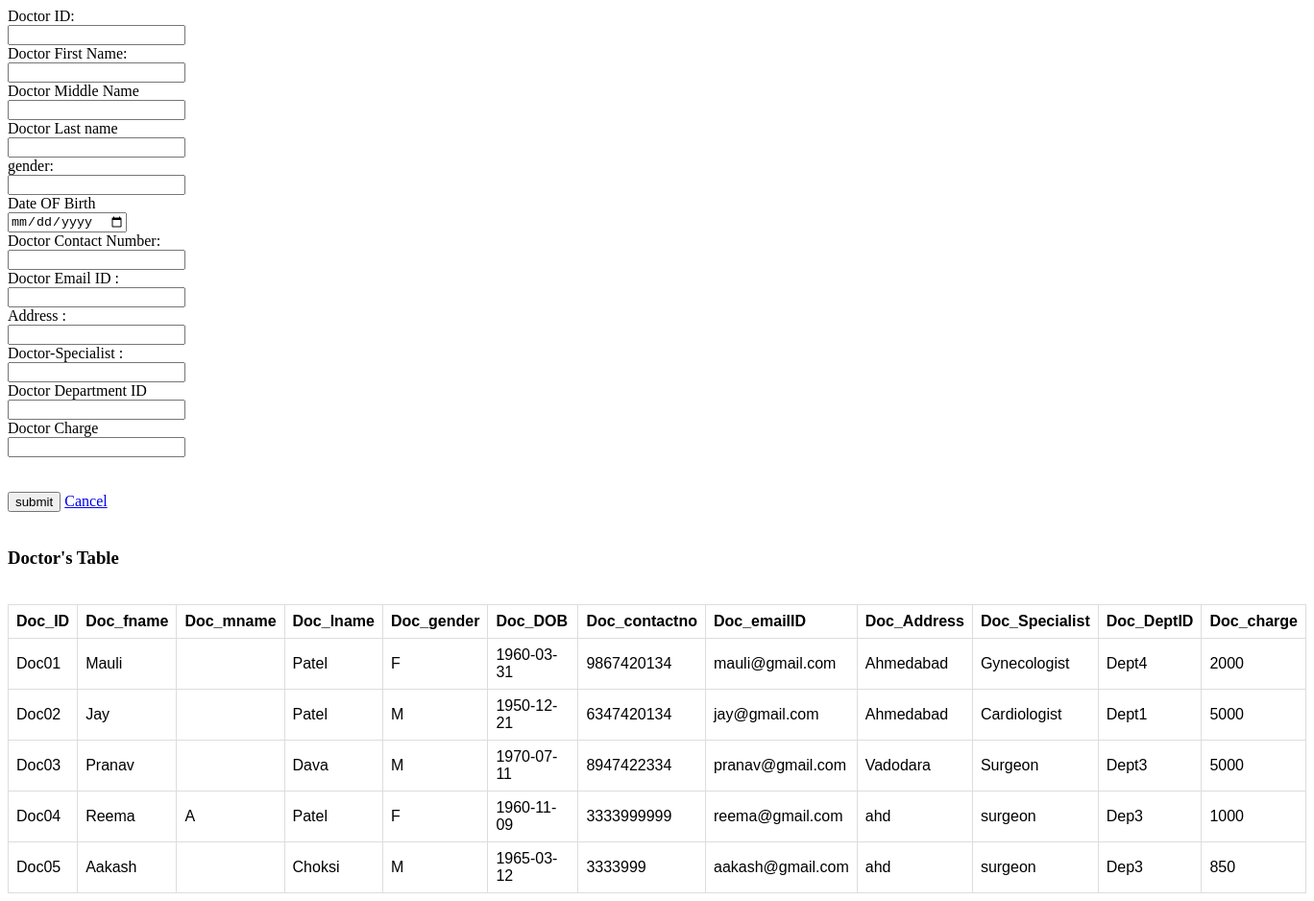
The app's page /Hospital_management_PhpProject/inser_doc_process.php with its own data.
### tables this page shows
CREATE TABLE Doctor_info(Doc_ID varchar(6) PRIMARY KEY,
						 Doc_fname VARCHAR(20) NOT NULL,
						 Doc_mname VARCHAR(20),
						 Doc_lname VARCHAR(20) NOT NULL,
						 Doc_gender VARCHAR(2) NOT NULL,
						 Doc_DOB DATE NOT NULL,
						 Doc_contactno BIGINT NOT NULL,
						 Doc_emailID VARCHAR(50) unique check(doc_emailID=lower(doc_emailID)),
						 Doc_Address VARCHAR(250),
						 Doc_Specialist VARCHAR(50),
						 Doc_DeptID varchar(6),
                         FOREIGN KEY (Doc_DeptID) references Department(Dept_ID),
						 Doc_charge INT
						 );

### Hospital_management_PhpProject/inser_doc_process.php (the view, shortened to what this page needs)
<!DOCTYPE html>
<html>
  <body>
      <link rel="stylesheet" href="style.css">
      <form method="post" action="insert_doctor.php">
                Doctor ID:<br>
                <input type="text" name="Doc_ID">
		<br>
                Doctor First Name:<br>
                <input type="text" name="Doc_fname">
		<br>
                Doctor Middle Name<br>
                <input type="text" name="Doc_mname">
		<br>
                Doctor Last name<br>
                <input type="text" name="Doc_lname">
		<br>
                gender:<br>
                <input type="text" name="Doc_gender">
		<br>
                Date OF Birth<br>
                <input type="date" name="Doc_DOB">
		<br>
                Doctor Contact Number:<br>
                <input type="number" name="Doc_contactno">
		<br>
                Doctor Email ID :<br>
                <input type="email" name="Doc_emailID">
		<br>
                Address :<br>
                <input type="text" name="Doc_Address">
		<br>
                Doctor-Specialist :<br>
                <input type="text" name="Doc_Specialist">
		<br>
                Doctor Department ID<br>
                <input type="text" name="Doc_DeptID">
		<br>
                Doctor Charge<br>
                <input type="number" name="Doc_charge">
		<br>
                <br><br>
  <input type="submit" name="save" value="submit">
                <a class="btn btn-link ml-2" href="welcome.php">Cancel</a>
     </form>
  </body>
</html>
<h3>Doctor's Table</h3>
<?php
$mysqli = new mysqli("localhost", "root", "root", "HospitalP");
$sql = "SELECT * FROM Doctor_info";
if($result = $mysqli->query($sql)){
    if($result->num_rows > 0){
        echo "<table>";
            echo "<tr>";
            echo "<th>Doc_ID</th>";
            echo "<th>Doc_fname</th>";
            echo "<th>Doc_mname</th>";
            echo "<th>Doc_lname</th>";
            echo "<th>Doc_gender</th>";
            echo "<th>Doc_DOB</th>";
            echo "<th>Doc_contactno</th>";
            echo "<th>Doc_emailID</th>";
            echo "<th>Doc_Address</th>";
            echo "<th>Doc_Specialist</th>";
            echo "<th>Doc_DeptID</th>";
            echo "<th>Doc_charge</th>";
            echo "</tr>";
        while($row = $result->fetch_array()){
            echo "<tr>";
            echo "<td>" . $row['Doc_ID'] . "</td>";
            echo "<td>" . $row['Doc_fname'] . "</td>";
            echo "<td>" . $row['Doc_mname'] . "</td>";
            echo "<td>" . $row['Doc_lname'] . "</td>";
            echo "<td>" . $row['Doc_gender'] . "</td>";
            echo "<td>" . $row['Doc_DOB'] . "</td>";
            echo "<td>" . $row['Doc_contactno'] . "</td>";
            echo "<td>" . $row['Doc_emailID'] . "</td>";
            echo "<td>" . $row['Doc_Address'] . "</td>";
            echo "<td>" . $row['Doc_Specialist'] . "</td>";
            echo "<td>" . $row['Doc_DeptID'] . "</td>";
            echo "<td>" . $row['Doc_charge'] . "</td>";
            echo "</tr>";
        }
        echo "</table>";
    } else{
        echo "No records matching your query were found.";
    }
} else{
    echo "ERROR: Could not able to execute $sql. " . $mysqli->error;
}
?>

### Hospital_management_PhpProject/style.css (style rules this page uses)
table { font-family: arial, sans-serif; border-collapse: collapse; width: 100%; }
td, th { border: 1px solid #dddddd; text-align: left; padding: 8px; }
tr:nth-child(even) { background-color: white; }

### records on screen
doctor_info: Doc_ID "Doc01", Doc_fname "Mauli", Doc_lname "Patel", Doc_gender "F", Doc_DOB "1960-03-31", Doc_contactno "9867420134", Doc_emailID "mauli@gmail.com", Doc_Address "Ahmedabad", Doc_Specialist "Gynecologist", Doc_DeptID "Dept4", Doc_charge "2000"
doctor_info: Doc_ID "Doc02", Doc_fname "Jay", Doc_lname "Patel", Doc_gender "M", Doc_DOB "1950-12-21", Doc_contactno "6347420134", Doc_emailID "jay@gmail.com", Doc_Address "Ahmedabad", Doc_Specialist "Cardiologist", Doc_DeptID "Dept1", Doc_charge "5000"
doctor_info: Doc_ID "Doc03", Doc_fname "Pranav", Doc_lname "Dava", Doc_gender "M", Doc_DOB "1970-07-11", Doc_contactno "8947422334", Doc_emailID "pranav@gmail.com", Doc_Address "Vadodara", Doc_Specialist "Surgeon", Doc_DeptID "Dept3", Doc_charge "5000"
doctor_info: Doc_ID "Doc04", Doc_fname "Reema", Doc_mname "A", Doc_lname "Patel", Doc_gender "F", Doc_DOB "1960-11-09", Doc_contactno "3333999999", Doc_emailID "reema@gmail.com", Doc_Address "ahd", Doc_Specialist "surgeon", Doc_DeptID "Dep3", Doc_charge "1000"
doctor_info: Doc_ID "Doc05", Doc_fname "Aakash", Doc_lname "Choksi", Doc_gender "M", Doc_DOB "1965-03-12", Doc_contactno "3333999", Doc_emailID "aakash@gmail.com", Doc_Address "ahd", Doc_Specialist "surgeon", Doc_DeptID "Dep3", Doc_charge "850"
